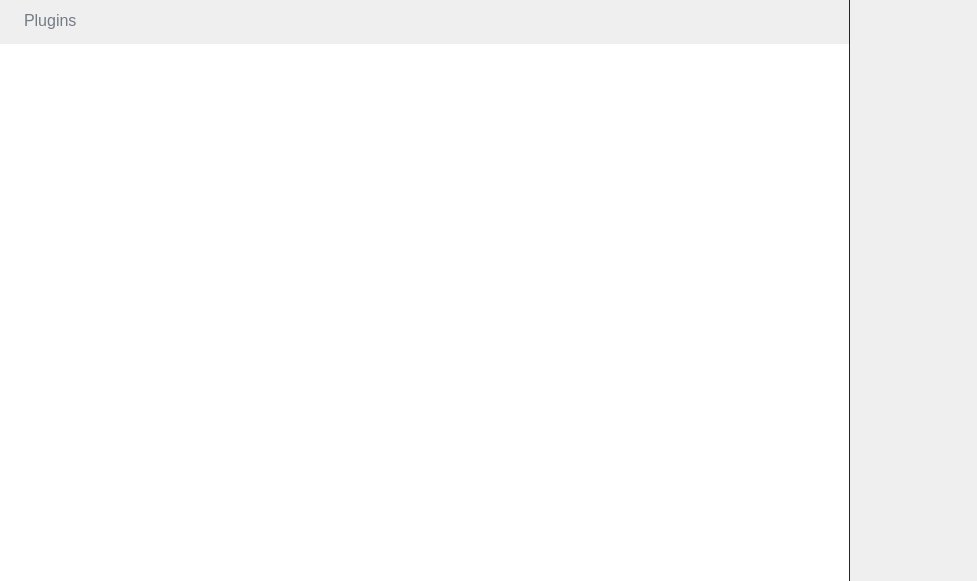
<?xml version="1.0" encoding="UTF-8"?>
<ui version="4.0">
 <class>GraphsEditor</class>
 <widget class="QWidget" name="GraphsEditor">
  <property name="geometry">
   <rect>
    <x>0</x>
    <y>0</y>
    <width>977</width>
    <height>581</height>
   </rect>
  </property>
  <property name="windowTitle">
   <string>Zeno Graphs Editor</string>
  </property>
  <layout class="QHBoxLayout" name="horizontalLayout_2">
   <property name="spacing">
    <number>0</number>
   </property>
   <property name="leftMargin">
    <number>0</number>
   </property>
   <property name="topMargin">
    <number>0</number>
   </property>
   <property name="rightMargin">
    <number>0</number>
   </property>
   <property name="bottomMargin">
    <number>0</number>
   </property>
   <item>
    <layout class="QHBoxLayout" name="horizontalLayout_2333">
     <property name="spacing">
      <number>0</number>
     </property>
     <property name="leftMargin">
      <number>0</number>
     </property>
     <property name="topMargin">
      <number>0</number>
     </property>
     <property name="rightMargin">
      <number>0</number>
     </property>
     <property name="bottomMargin">
      <number>0</number>
     </property>
     <item>
      <widget class="QSplitter" name="splitter">
       <property name="styleSheet">
        <string notr="true">QSplitter::handle { background-color: rgb(37,37,38) ;}</string>
       </property>
       <property name="orientation">
        <enum>Qt::Horizontal</enum>
       </property>
       <property name="handleWidth">
        <number>1</number>
       </property>
       <widget class="QStackedWidget" name="stackedWidget">
        <property name="styleSheet">
         <string notr="true"/>
        </property>
        <property name="currentIndex">
         <number>1</number>
        </property>
        <widget class="QWidget" name="assetsPage">
         <layout class="QVBoxLayout" name="verticalLayout_2">
          <property name="leftMargin">
           <number>0</number>
          </property>
          <property name="topMargin">
           <number>0</number>
          </property>
          <property name="rightMargin">
           <number>0</number>
          </property>
          <property name="bottomMargin">
           <number>0</number>
          </property>
          <item>
           <layout class="QHBoxLayout" name="horizontalLayout">
            <property name="leftMargin">
             <number>24</number>
            </property>
            <property name="topMargin">
             <number>10</number>
            </property>
            <property name="rightMargin">
             <number>10</number>
            </property>
            <property name="bottomMargin">
             <number>8</number>
            </property>
            <item>
             <widget class="QLabel" name="label">
              <property name="styleSheet">
               <string notr="true">color: #737B85; font-size: 12pt;</string>
              </property>
              <property name="text">
               <string>Assets</string>
              </property>
             </widget>
            </item>
            <item>
             <spacer name="horizontalSpacer">
              <property name="orientation">
               <enum>Qt::Horizontal</enum>
              </property>
              <property name="sizeType">
               <enum>QSizePolicy::Expanding</enum>
              </property>
              <property name="sizeHint" stdset="0">
               <size>
                <width>40</width>
                <height>20</height>
               </size>
              </property>
             </spacer>
            </item>
            <item>
             <widget class="ZIconLabel" name="moreBtn"/>
            </item>
           </layout>
          </item>
          <item>
           <widget class="QListView" name="assetsList">
            <property name="styleSheet">
             <string notr="true">QListView
                    {
                        show-decoration-selected: 1;
                        font-size: 12pt;
                        font-weight: bold;
                    }</string>
            </property>
            <property name="frameShape">
             <enum>QFrame::NoFrame</enum>
            </property>
            <property name="frameShadow">
             <enum>QFrame::Plain</enum>
            </property>
            <property name="horizontalScrollBarPolicy">
             <enum>Qt::ScrollBarAlwaysOff</enum>
            </property>
           </widget>
          </item>
         </layout>
        </widget>
        <widget class="QWidget" name="pluginsPage">
         <layout class="QVBoxLayout" name="verticalLayout_2333">
          <property name="leftMargin">
           <number>0</number>
          </property>
          <property name="topMargin">
           <number>0</number>
          </property>
          <property name="rightMargin">
           <number>0</number>
          </property>
          <property name="bottomMargin">
           <number>0</number>
          </property>
          <item>
           <layout class="QHBoxLayout" name="horizontalLayout434">
            <property name="leftMargin">
             <number>24</number>
            </property>
            <property name="topMargin">
             <number>10</number>
            </property>
            <property name="rightMargin">
             <number>10</number>
            </property>
            <property name="bottomMargin">
             <number>8</number>
            </property>
            <item>
             <widget class="QLabel" name="labelggre">
              <property name="styleSheet">
               <string notr="true">color: #737B85; font-size: 12pt;</string>
              </property>
              <property name="text">
               <string>Plugins</string>
              </property>
             </widget>
            </item>
            <item>
             <spacer name="horizontalSpacer4324">
              <property name="orientation">
               <enum>Qt::Horizontal</enum>
              </property>
              <property name="sizeType">
               <enum>QSizePolicy::Expanding</enum>
              </property>
              <property name="sizeHint" stdset="0">
               <size>
                <width>40</width>
                <height>20</height>
               </size>
              </property>
             </spacer>
            </item>
            <item>
             <widget class="ZIconLabel" name="createBtn"/>
            </item>
           </layout>
          </item>
          <item>
           <widget class="QListView" name="pluginsList">
            <property name="styleSheet">
             <string notr="true">QListView
                    {
                        show-decoration-selected: 1;
                        font-size: 12pt;
                        font-weight: bold;
                    }</string>
            </property>
            <property name="frameShape">
             <enum>QFrame::NoFrame</enum>
            </property>
            <property name="frameShadow">
             <enum>QFrame::Plain</enum>
            </property>
            <property name="horizontalScrollBarPolicy">
             <enum>Qt::ScrollBarAlwaysOff</enum>
            </property>
           </widget>
          </item>
         </layout>
        </widget>
        <widget class="QWidget" name="mainPage">
         <layout class="QVBoxLayout" name="verticalLayout2_">
          <item>
           <widget class="QTreeView" name="mainTree">
            <property name="focusPolicy">
             <enum>Qt::NoFocus</enum>
            </property>
            <property name="frameShape">
             <enum>QFrame::NoFrame</enum>
            </property>
            <property name="frameShadow">
             <enum>QFrame::Plain</enum>
            </property>
            <attribute name="headerVisible">
             <bool>false</bool>
            </attribute>
           </widget>
          </item>
         </layout>
        </widget>
        <widget class="QWidget" name="searchPage">
         <layout class="QVBoxLayout" name="verticalLayout_233">
          <item>
           <layout class="QHBoxLayout" name="horizontalLayout2">
            <property name="leftMargin">
             <number>24</number>
            </property>
            <property name="topMargin">
             <number>10</number>
            </property>
            <property name="rightMargin">
             <number>10</number>
            </property>
            <property name="bottomMargin">
             <number>8</number>
            </property>
            <item>
             <widget class="QLabel" name="label_2">
              <property name="styleSheet">
               <string notr="true">color: #858280; font-size: 12pt;</string>
              </property>
              <property name="text">
               <string>SEARCH</string>
              </property>
             </widget>
            </item>
            <item>
             <spacer name="horizontalSpacer233">
              <property name="orientation">
               <enum>Qt::Horizontal</enum>
              </property>
              <property name="sizeHint" stdset="0">
               <size>
                <width>40</width>
                <height>20</height>
               </size>
              </property>
             </spacer>
            </item>
            <item>
             <widget class="ZIconLabel" name="btnSearchOpt"/>
            </item>
           </layout>
          </item>
          <item>
           <widget class="QLineEdit" name="searchEdit">
            <property name="focusPolicy">
             <enum>Qt::ClickFocus</enum>
            </property>
           </widget>
          </item>
          <item>
           <widget class="QTreeView" name="searchResView">
            <property name="focusPolicy">
             <enum>Qt::NoFocus</enum>
            </property>
            <property name="frameShape">
             <enum>QFrame::NoFrame</enum>
            </property>
            <property name="frameShadow">
             <enum>QFrame::Plain</enum>
            </property>
            <attribute name="headerVisible">
             <bool>false</bool>
            </attribute>
           </widget>
          </item>
         </layout>
        </widget>
        <widget class="QWidget" name="annotationPage"/>
        <widget class="QWidget" name="paramPage"/>
        <widget class="QWidget" name="notePage"/>
        <widget class="QWidget" name="presetPage"/>
       </widget>
       <widget class="QStackedWidget" name="mainStacked">
        <property name="currentIndex">
         <number>0</number>
        </property>
        <widget class="QScrollArea" name="welcomeScrollPage">
         <property name="frameShape">
          <enum>QFrame::NoFrame</enum>
         </property>
         <property name="sizeAdjustPolicy">
          <enum>QAbstractScrollArea::AdjustIgnored</enum>
         </property>
         <property name="widgetResizable">
          <bool>true</bool>
         </property>
         <widget class="ZenoWelcomePage" name="welcomePage">
          <property name="geometry">
           <rect>
            <x>0</x>
            <y>0</y>
            <width>127</width>
            <height>579</height>
           </rect>
          </property>
          <property name="sizePolicy">
           <sizepolicy hsizetype="Expanding" vsizetype="Expanding">
            <horstretch>0</horstretch>
            <verstretch>0</verstretch>
           </sizepolicy>
          </property>
         </widget>
        </widget>
        <widget class="QTabWidget" name="graphsViewTab">
         <property name="palette">
          <palette>
           <active>
            <colorrole role="Base">
             <brush brushstyle="SolidPattern">
              <color alpha="255">
               <red>255</red>
               <green>255</green>
               <blue>255</blue>
              </color>
             </brush>
            </colorrole>
            <colorrole role="Window">
             <brush brushstyle="SolidPattern">
              <color alpha="255">
               <red>58</red>
               <green>58</green>
               <blue>58</blue>
              </color>
             </brush>
            </colorrole>
           </active>
           <inactive>
            <colorrole role="Base">
             <brush brushstyle="SolidPattern">
              <color alpha="255">
               <red>255</red>
               <green>255</green>
               <blue>255</blue>
              </color>
             </brush>
            </colorrole>
            <colorrole role="Window">
             <brush brushstyle="SolidPattern">
              <color alpha="255">
               <red>58</red>
               <green>58</green>
               <blue>58</blue>
              </color>
             </brush>
            </colorrole>
           </inactive>
           <disabled>
            <colorrole role="Base">
             <brush brushstyle="SolidPattern">
              <color alpha="255">
               <red>58</red>
               <green>58</green>
               <blue>58</blue>
              </color>
             </brush>
            </colorrole>
            <colorrole role="Window">
             <brush brushstyle="SolidPattern">
              <color alpha="255">
               <red>58</red>
               <green>58</green>
               <blue>58</blue>
              </color>
             </brush>
            </colorrole>
           </disabled>
          </palette>
         </property>
         <property name="autoFillBackground">
          <bool>true</bool>
         </property>
         <property name="styleSheet">
          <string notr="true"/>
         </property>
         <property name="documentMode">
          <bool>true</bool>
         </property>
         <property name="tabsClosable">
          <bool>true</bool>
         </property>
         <property name="movable">
          <bool>true</bool>
         </property>
        </widget>
       </widget>
      </widget>
     </item>
    </layout>
   </item>
  </layout>
 </widget>
 <customwidgets>
  <customwidget>
   <class>ZIconLabel</class>
   <extends>QLabel</extends>
   <header>widgets/zlabel.h</header>
   <container>1</container>
  </customwidget>
  <customwidget>
   <class>ZenoWelcomePage</class>
   <extends>QWidget</extends>
   <header>nodeeditor/gv/zenowelcomepage.h</header>
   <container>1</container>
  </customwidget>
 </customwidgets>
 <resources/>
 <connections/>
</ui>
